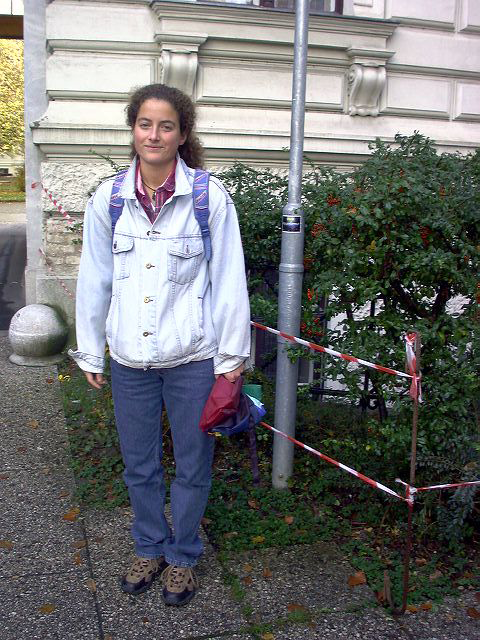
#> input picture pedestrian_detection/images/person_029.bmp, 480 x 640 px
$ python detect.py
#> lines starting #> are read from the running program, lines starting #| are printed output that depends on the picture; after the words box and inside, x2 and y2 are one past the last pixel; in counts of white or black regions, pixels touching at a corner belong together
# USAGE
# python detect.py --images images

# import the necessary packages
from __future__ import print_function
from imutils.object_detection import non_max_suppression
from imutils import paths
import numpy as np
import argparse
import imutils
import cv2

imagePath="./images/person_029.bmp"

# initialize the HOG descriptor/person detector
hog = cv2.HOGDescriptor()
hog.setSVMDetector(cv2.HOGDescriptor_getDefaultPeopleDetector())

image = cv2.imread(imagePath)
#> image is the input picture: shape (640, 480, 3); mean B, G, R 112.2, 112.4, 111.1
image = imutils.resize(image, width=min(400, image.shape[1]))
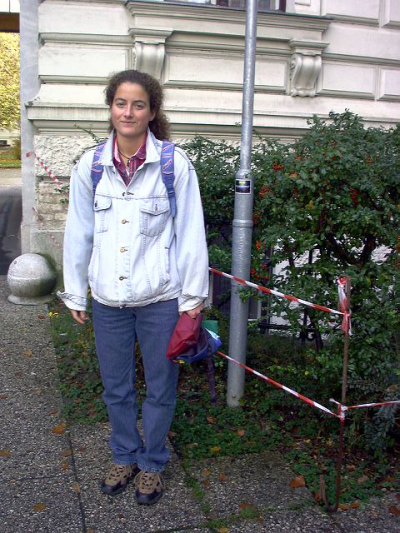
#> image: shape (533, 400, 3); mean B, G, R 112.2, 112.4, 111.1
orig = image.copy()

# detect people in the image
(rects, weights) = hog.detectMultiScale(image, winStride=(4, 4),
	padding=(8, 8), scale=1.05)
#> rects = [[80, 21, 106, 212], [98, 122, 102, 205], [133, 113, 110, 221], [0, 37, 259, 496]]; weights = [0.478, 0.277, 0.304, 0.297]

	# draw the original bounding boxes
for (x, y, w, h) in rects:
	cv2.rectangle(orig, (x, y), (x + w, y + h), (0, 0, 255), 2)
#> this loop made 4 passes
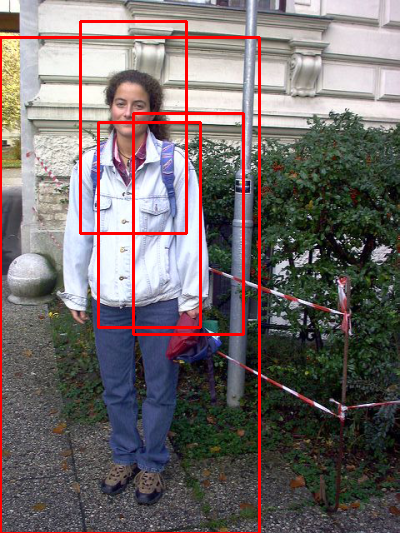
#> orig: shape (533, 400, 3); 4.3% of pixels changed, all inside (x1, y1, x2, y2) = (0, 20, 261, 533)
# apply non-maxima suppression to the bounding boxes using a
# fairly large overlap threshold to try to maintain overlapping
# boxes that are still people
rects = np.array([[x+w/4, y, x + 3*w/4, y + h] for (x, y, w, h) in rects])
#> rects = [[106.5, 21, 159.5, 233], [123.5, 122, 174.5, 327], [160.5, 113, 215.5, 334], [64.75, 37, 194.2, 533]]
pick = non_max_suppression(rects, probs=None, overlapThresh=0.65)
#> pick = [[64, 37, 194, 533], [160, 113, 215, 334]]

# draw the final bounding boxes
for (xA, yA, xB, yB) in pick:
	cv2.rectangle(image, (xA, yA), (xB, yB), (0, 255, 0), 2)
#> this loop made 2 passes
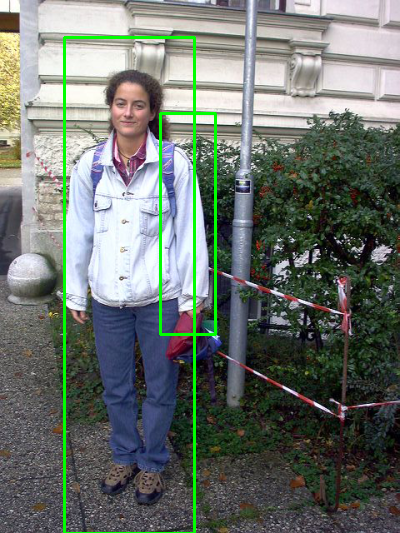
#> image: shape (533, 400, 3); 2.4% of pixels changed, all inside (x1, y1, x2, y2) = (63, 36, 217, 533)

	# show some information on the number of bounding boxes
filename = imagePath[imagePath.rfind("/") + 1:]
print("[INFO] {}: {} original boxes, {} after suppression".format(
	filename, len(rects), len(pick)))
#| [INFO] person_029.bmp: 4 original boxes, 2 after suppression

	# show the output image
cv2.imshow("After NMS", image)
cv2.waitKey(0)

$ run again, with pedestrian_detection/images/person_010.bmp copied over pedestrian_detection/images/person_029.bmp
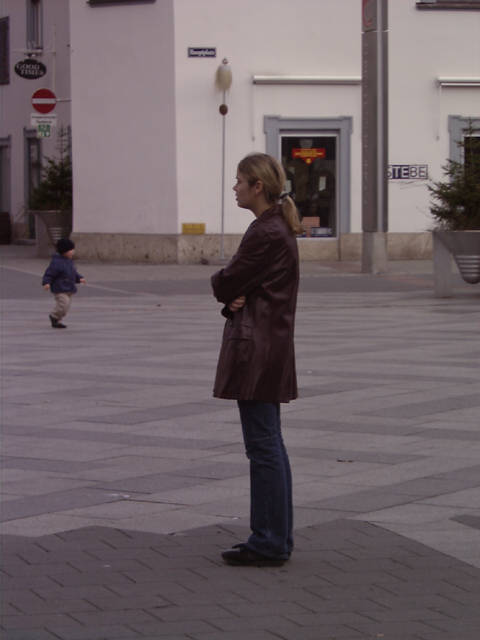
#> input picture pedestrian_detection/images/person_010.bmp, 480 x 640 px
#> image is the input picture: shape (640, 480, 3); mean B, G, R 103.7, 99.5, 111.5
#> `(rects, weights) = hog.detectMultiScale(image, winStride=(4, 4), paddi..`: rects = [[18, 168, 66, 133], [138, 149, 162, 323]]; weights = [0.528, 2.72]
#> the loop `for (x, y, w, h) in rects:` made 2 passes
#> after the loop `for (x, y, w, h) in rects:`:
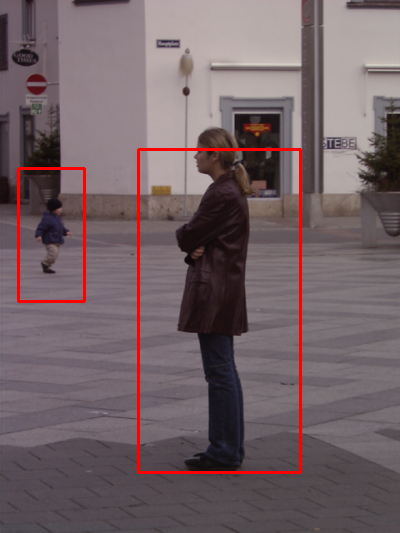
#> orig: shape (533, 400, 3); mean B, G, R 101.8, 97.6, 114.3
#> `rects = np.array([[x+w/4, y, x + 3*w/4, y + h] for (x, y, w, h) in rec..`: rects = [[34.5, 168, 67.5, 301], [178.5, 149, 259.5, 472]]
#> pick = [[178, 149, 259, 472], [34, 168, 67, 301]]
#> the loop `for (xA, yA, xB, yB) in pick:` made 2 passes
#> after the loop `for (xA, yA, xB, yB) in pick:`:
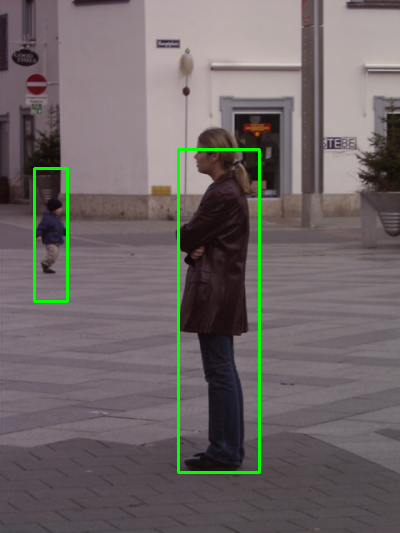
#> image: shape (533, 400, 3); mean B, G, R 102.2, 102.1, 109.9
#| [INFO] person_029.bmp: 2 original boxes, 2 after suppression

$ run again, with pedestrian_detection/images/person_011.bmp copied over pedestrian_detection/images/person_029.bmp
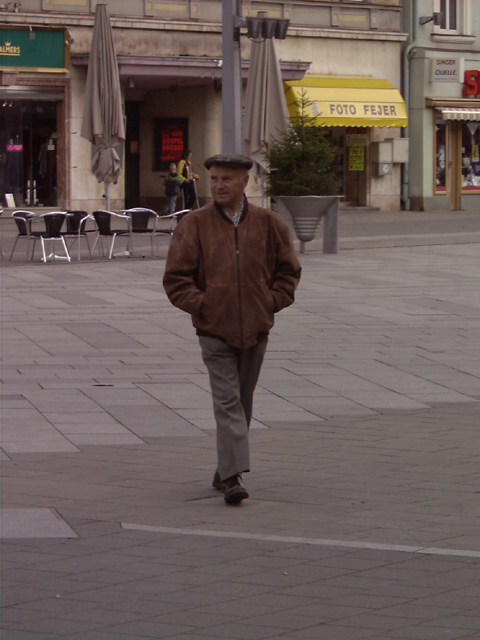
#> input picture pedestrian_detection/images/person_011.bmp, 480 x 640 px
#> image is the input picture: shape (640, 480, 3); mean B, G, R 89.8, 93.3, 107
#> `(rects, weights) = hog.detectMultiScale(image, winStride=(4, 4), paddi..`: rects = [[112, 113, 170, 339]]; weights = [3.77]
#> the loop `for (x, y, w, h) in rects:` made 1 pass
#> after the loop `for (x, y, w, h) in rects:`:
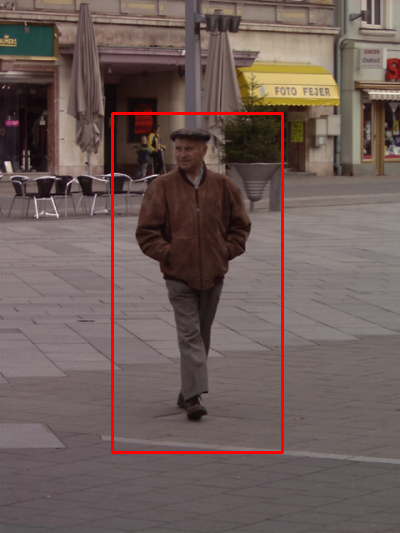
#> orig: shape (533, 400, 3); mean B, G, R 88.6, 92.1, 109.3
#> `rects = np.array([[x+w/4, y, x + 3*w/4, y + h] for (x, y, w, h) in rec..`: rects = [[154.5, 113, 239.5, 452]]
#> pick = [[154, 113, 239, 452]]
#> the loop `for (xA, yA, xB, yB) in pick:` made 1 pass
#> after the loop `for (xA, yA, xB, yB) in pick:`:
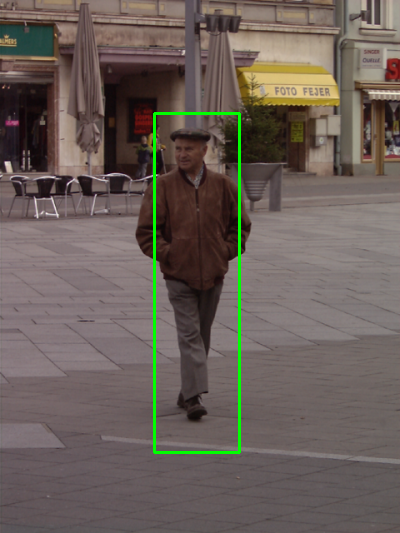
#> image: shape (533, 400, 3); mean B, G, R 88.9, 95.4, 105.9
#| [INFO] person_029.bmp: 1 original boxes, 1 after suppression

$ run again, with pedestrian_detection/images/person_014.bmp copied over pedestrian_detection/images/person_029.bmp
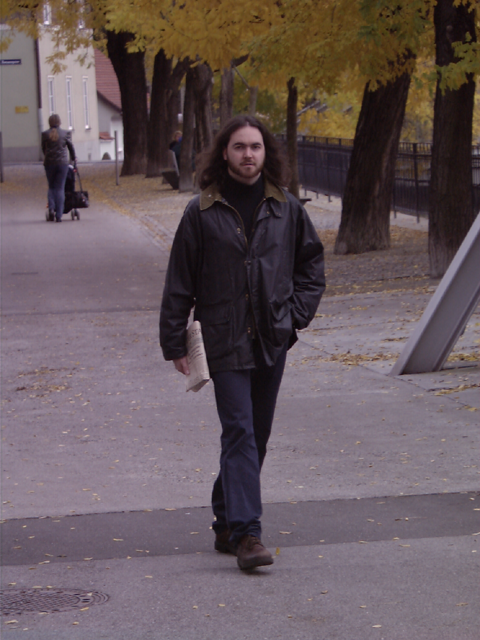
#> input picture pedestrian_detection/images/person_014.bmp, 480 x 640 px
#> image is the input picture: shape (640, 480, 3); mean B, G, R 91.9, 87.8, 102.2
#> `(rects, weights) = hog.detectMultiScale(image, winStride=(4, 4), paddi..`: rects = [[7, 39, 88, 177], [100, 113, 194, 388]]; weights = [3.59, 2.78]
#> the loop `for (x, y, w, h) in rects:` made 2 passes
#> after the loop `for (x, y, w, h) in rects:`:
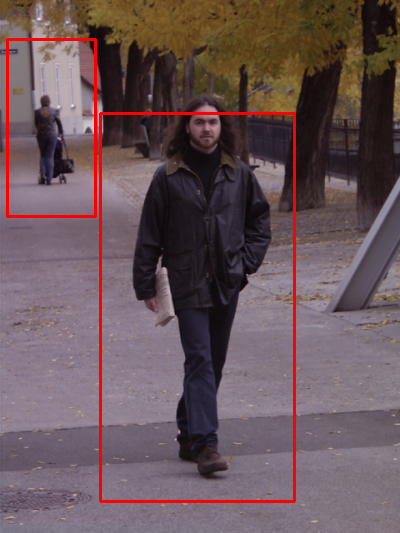
#> orig: shape (533, 400, 3); mean B, G, R 89.3, 85.4, 105.5
#> `rects = np.array([[x+w/4, y, x + 3*w/4, y + h] for (x, y, w, h) in rec..`: rects = [[29, 39, 73, 216], [148.5, 113, 245.5, 501]]
#> pick = [[148, 113, 245, 501], [29, 39, 73, 216]]
#> the loop `for (xA, yA, xB, yB) in pick:` made 2 passes
#> after the loop `for (xA, yA, xB, yB) in pick:`:
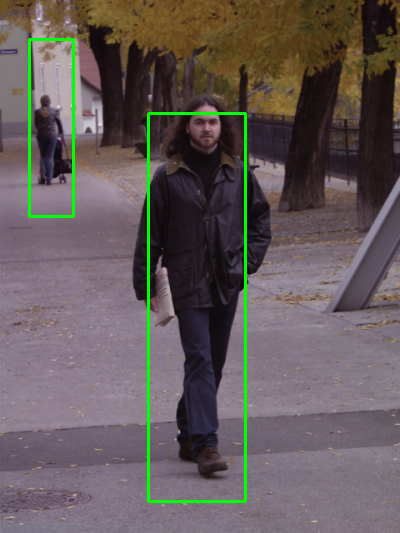
#> image: shape (533, 400, 3); mean B, G, R 89.9, 91, 100.1
#| [INFO] person_029.bmp: 2 original boxes, 2 after suppression
